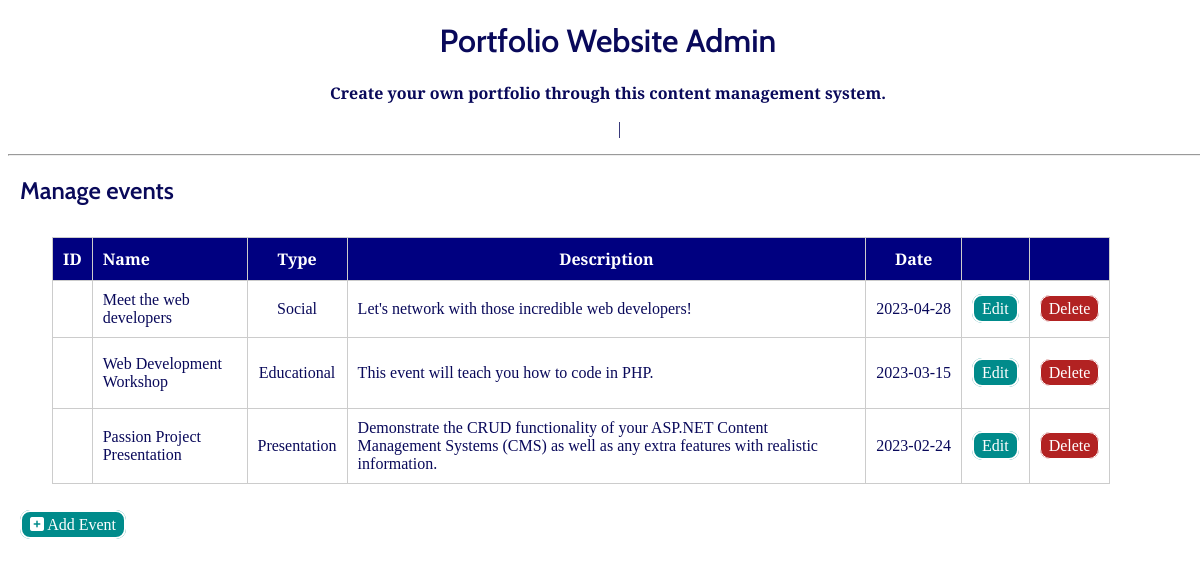
/admin/events.php (signed in), run on the app's committed database.
### tables this page shows
CREATE TABLE `events` (
  `event_id` int(11) NOT NULL,
  `name` varchar(100) NOT NULL,
  `type` varchar(100) NOT NULL,
  `description` text NOT NULL,
  `date` date NOT NULL DEFAULT current_timestamp()
);

### admin/events.php (the view, shortened to what this page needs)
<?php
include( 'includes/database.php' );
include( 'includes/header.php' );
$query = 'SELECT *
  FROM events
  ORDER BY date DESC';
$result = mysqli_query( $connect, $query );
?>
<h2>Manage events</h2>
<table>
  <tr>
    <th align="center">ID</th>
    <th align="left">Name</th>
    <th align="center">Type</th>
    <th align="center">Description</th>
    <th align="center">Date</th>
    <th></th>
    <th></th>
  </tr>
  <?php while( $record = mysqli_fetch_assoc( $result ) ): ?>
    <tr>
      <td align="center"><?php echo $record['id']; ?></td>
      <td align="left">
        <?php echo htmlentities( $record['name'] ); ?>
      </td>
      <td align="center"><?php echo $record['type']; ?></td>
      <td align="left"><?php echo $record['description']; ?></td>
      <td align="center" style="white-space: nowrap;"><?php echo htmlentities( $record['date'] ); ?></td>
      <td align="center"><a class="small_btn" href="events_edit.php?id=<?php echo $record['id']; ?>">Edit</i></a></td>
      <td align="center">
        <a class="del_btn" href="events.php?delete=<?php echo $record['id']; ?>" onclick="javascript:confirm('Are you sure you want to delete this event?');">Delete</i></a>
      </td>
    </tr>
  <?php endwhile; ?>
</table>
<p><a class="small_btn" href="events_add.php"><i class="fas fa-plus-square"></i> Add Event</a></p>
<?php
include( 'includes/footer.php' );
?>

### admin/styles.css (style rules this page uses)
body { background:url("../admin/includes/background-humber.jpeg") center center; width:100%; color: rgb(9, 9, 90); font-family: 'Libre Baskerville', serif; font-weight: 400; }
h1, h2, h3, h4 { font-family: 'Cabin', sans-serif; font-weight: 600; }
a:link, a:active, a:visited { font-size: 1em; text-decoration: none; color:white; }
.small_btn { background-color:darkcyan; color: white; padding: 0.25em 0.5em; border-radius: 10px; border: 2px solid #fff; }
.del_btn { background-color:firebrick; color: white; padding: 0.25em 0.5em; border-radius: 10px; border: 1px solid #fff; }
table { width: 90%; border: 1px solid #ccc; border-spacing: 0; border-collapse: collapse; margin: 2em 2em; }
td, th { border: 1px solid #ccc; padding: 10px; }
th { white-space: nowrap; background-color: navy; color: white; }
td { background-color: rgba(255, 255, 255, 0.85); }

### data on the page
events: name "Meet the web developers", type "Social", description "Let's network with those incredible web developers!", date "2023-04-28"
events: name "Web Development Workshop", type "Educational", description "This event will teach you how to code in PHP.", date "2023-03-15"
events: name "Passion Project Presentation", type "Presentation", description "Demonstrate the CRUD functionality of your ASP.NET Content Management Systems (CMS) as well as any extra features with realistic information.", date "2023-02-24"
